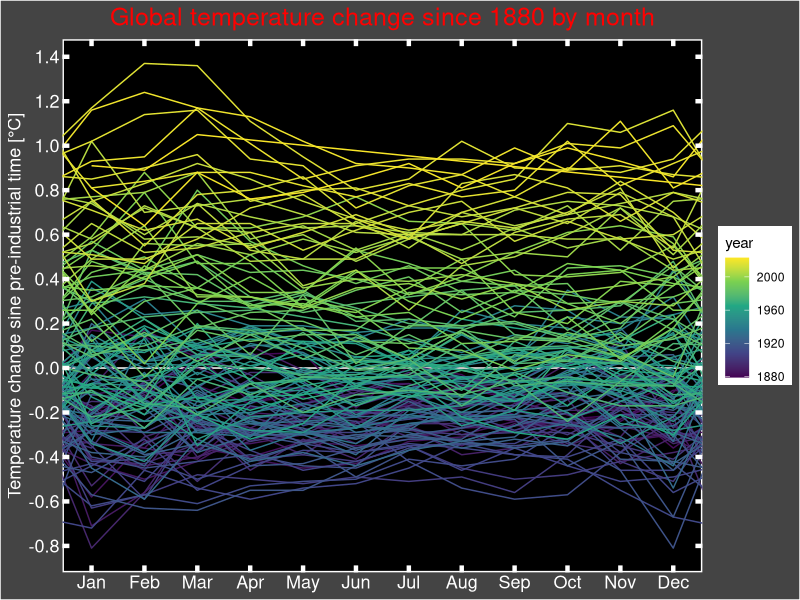
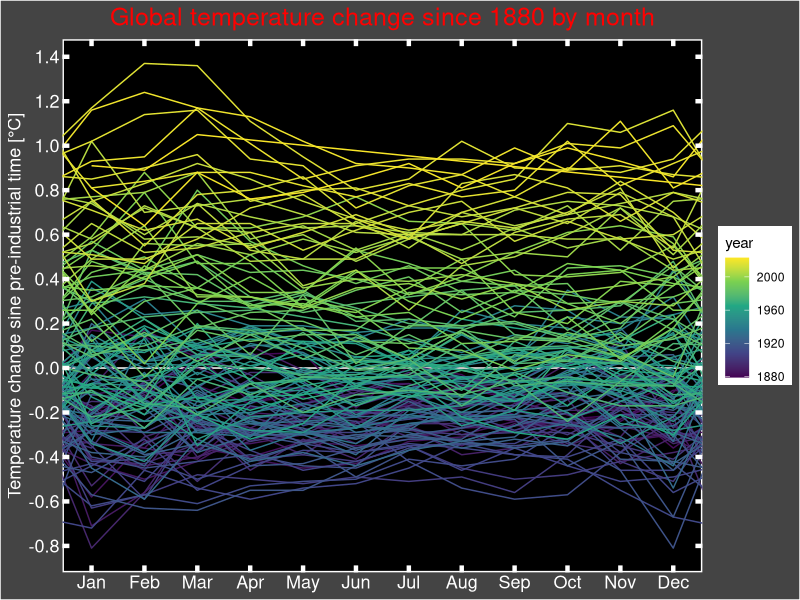

Write R code to recreate these figures, in order.
library(tidyverse)


t_diff <- read_csv("data/GLB.Ts+dSST.csv", skip = 1, na = "***") %>%
  select(year = Year, month.abb) %>% 
  pivot_longer(-year, names_to = "month", values_to = "t_diff") %>% 
  drop_na() %>% 
  mutate(month = factor(month, levels = month.abb))

last_dec <- t_diff %>% 
  filter(month == "Dec") %>% 
  mutate(year = year - 1,
         month = "last_Dec")
next_jan <- t_diff %>% 
  filter(month == "Jan") %>% 
  mutate(year = year + 1,
         month = "next_Jan")

bind_rows(last_dec, t_diff, next_jan) %>%
  mutate(month = factor(month, levels = c("last_Dec", month.abb, "next_Jan")),
         month_number = as.numeric(month) - 1) %>%  
  ggplot(aes(x=month_number, y=t_diff, group=year, color=year)) +
  geom_hline(yintercept = 0, color = "white") +
  geom_line() +
  scale_x_continuous(breaks = 1:12,
                     labels = month.abb,
                     sec.axis = dup_axis(name = NULL, labels = NULL)) +
  scale_y_continuous(breaks = seq(-2, 2, 0.2),
                     sec.axis = dup_axis(name = NULL, labels = NULL)) +
  scale_color_viridis_c() +
  coord_cartesian(xlim = c(1,12)) +
  labs(x = NULL,
       y = "Temperature change sine pre-industrial time [\u00B0C]",
       title = "Global temperature change since 1880 by month") +
  theme(
    panel.background = element_rect(fill = "black", color = "white", size = 1),
    plot.background = element_rect(fill = "#444444"),
    panel.grid = element_blank(),
    axis.text = element_text(color = "white", size = 13),
    axis.ticks = element_line(color = "white", size = 1.5),
    axis.ticks.length = unit(-5, "pt"),
    axis.title = element_text(color = "white", size = 13),
    plot.title = element_text(colour = "red", hjust = 0.5, size = 18)
  )
  
ggsave("figures/temperature_lines.png", width = 8, height = 4.5)
